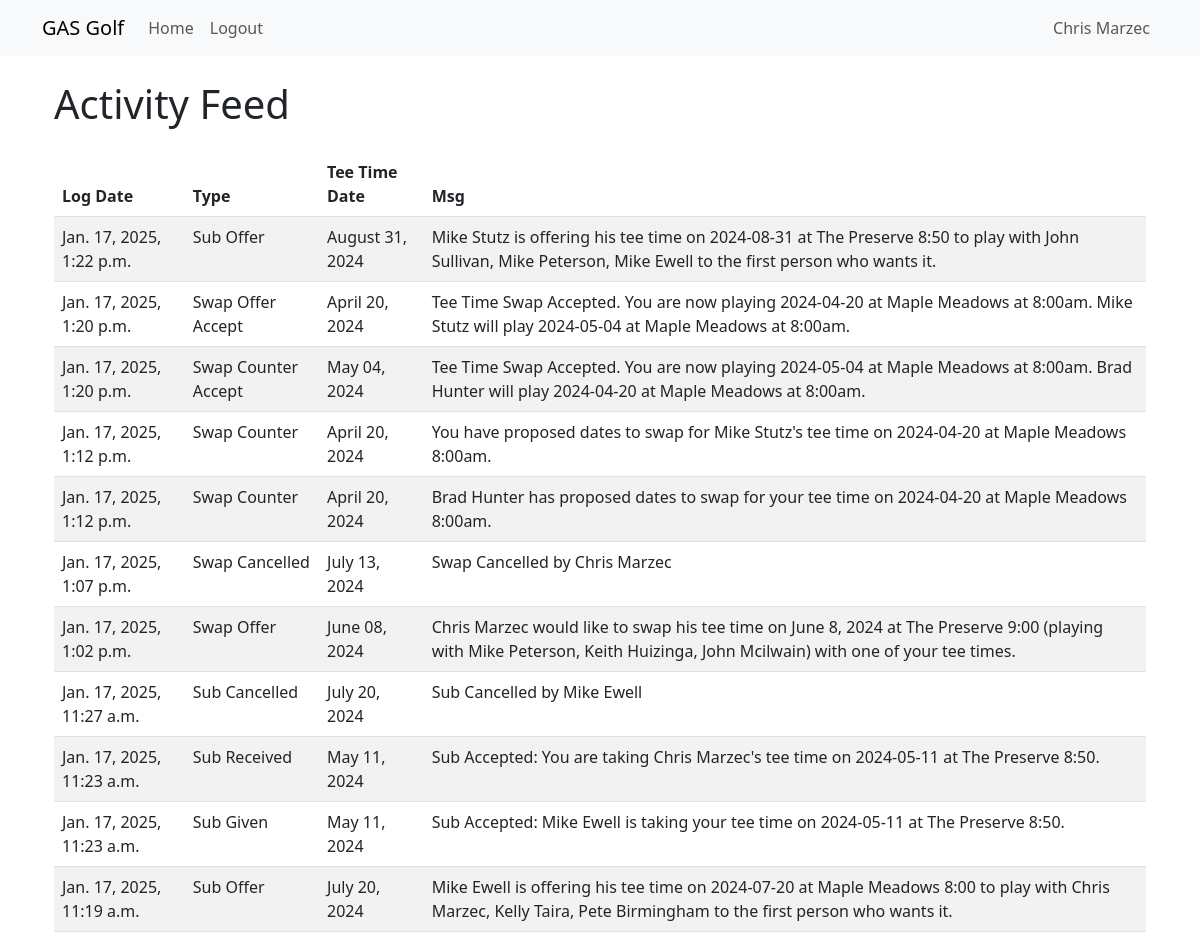
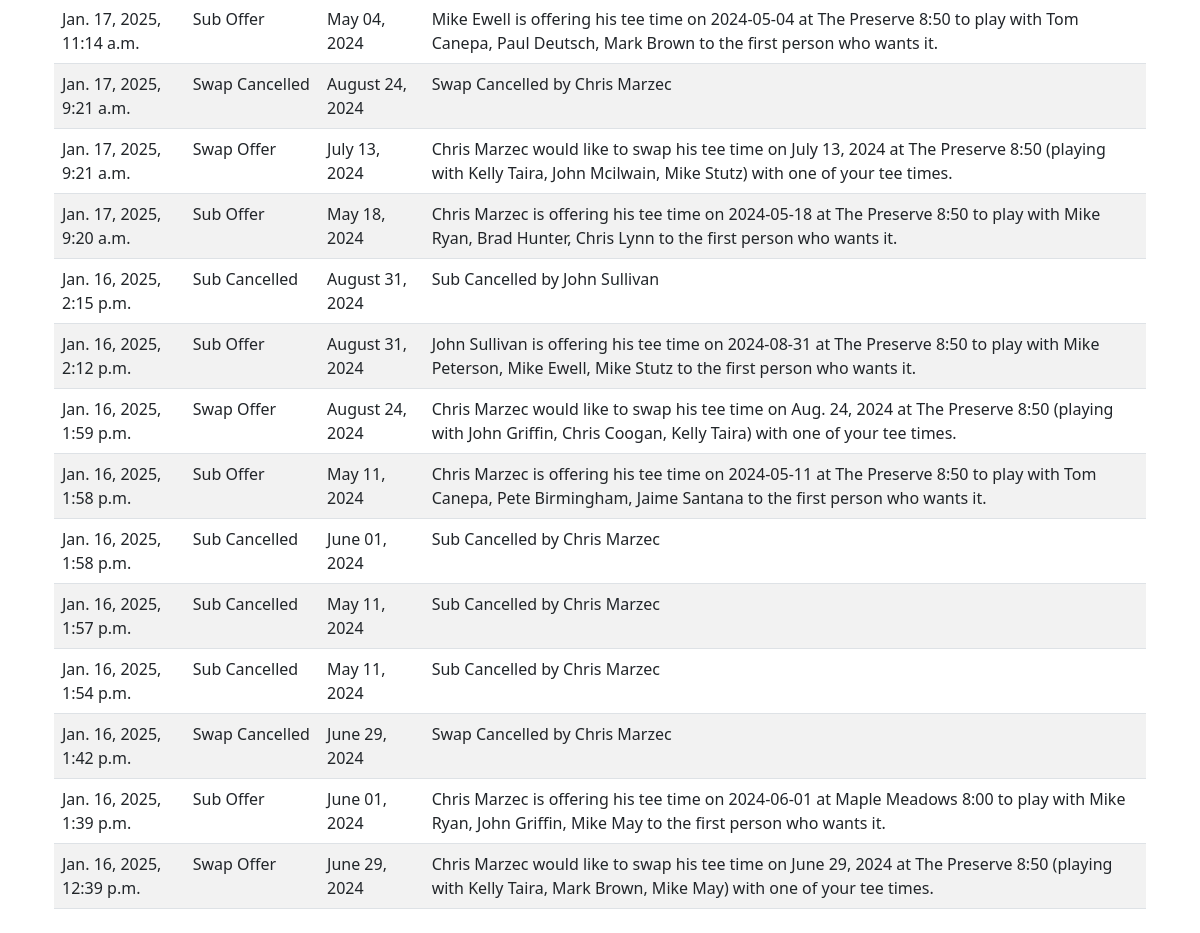
The app's page /statistics/ (signed in) with its own data (2 pictures, top to bottom).
### GRPR/models.py (models this page shows)
class Log(models.Model):
    SentDate = models.DateTimeField()
    Type = models.CharField(max_length=256)
    MessageID = models.CharField(max_length=256)
    RequestDate = models.DateTimeField(null=True, blank=True)
    OfferID = models.IntegerField(null=True, blank=True)
    ReceiveID = models.IntegerField(null=True, blank=True)
    RefID = models.IntegerField(null=True, blank=True)
    Msg = models.CharField(max_length=1024)
    Status = models.IntegerField(null=True, blank=True)
    To_number = models.CharField(max_length=16)
    class Meta:
        db_table = "Log"

### GRPR/views.py (the view)
# urls.py: path('statistics/', views.statistics_view, name='statistics_view'),
@login_required
def statistics_view(request):
    actions = []
    statistics_query = Log.objects.filter(
    Q(Type='Swap Offer Accept') |
    Q(Type='Swap Counter Accept') |
    Q(Type='Sub Received') |
    Q(Type='Sub Given') |
    Q(Type='Sub Offer') |
    Q(Type='Swap Offer') |
    Q(Type='Sub Cancelled') |
    Q(Type='Swap Cancelled') |
    Q(Type='Swap Counter')
    ).order_by('-SentDate')[:25]
    for row in statistics_query:
        actions.append({
            "lDate": row.SentDate,
            'type': row.Type,
            "rDate": row.RequestDate.strftime('%B %d, %Y'),
            "ref_id": row.RefID,
            "msg": row.Msg,
            'offer_id': row.OfferID,
        })
    context = {
        "actions": actions,
        "first_name": request.user.first_name,  # Add the first name of the logged-in user
        "last_name": request.user.last_name, # Add the last name of the logged-in user
    }
    return render(request, 'GRPR/statistics.html', context)

### GRPR/templates/GRPR/statistics.html (shortened to what this page needs)
{% extends 'base.html' %}
{% block content %}
<div class="container my-4">
    <h1 class="mb-4">Activity Feed</h1>
    {% if actions %}
        <table class="table table-striped">
            <thead>
                <tr>
                    <th>Log Date</th>
                    <th>Type</th>
                    <th>Tee Time Date</th>
                    <th>Msg</th>
                </tr>
            </thead>
            <tbody>
                {% for entry in actions %}
                    <tr>
                        <td>{{ entry.lDate }}</td>
                        <td>{{ entry.type }}</td>
                        <td>{{ entry.rDate }}</td>
                        <td>{{ entry.msg }}</td>
                    </tr>
                {% endfor %}
            </tbody>
        </table>
    {% endif %}
</div>
{% endblock %}

### GRPR/templates/base.html (shortened to what this page needs)
<!DOCTYPE html>
<html lang="en">
{% load static %}
<head>
    <link rel="stylesheet" href="https://cdn.jsdelivr.net/npm/bootstrap@5.3.0/dist/css/bootstrap.min.css">
    <link rel="stylesheet" href="{% static 'css/styles.css' %}">
</head>
<body>
    <nav class="navbar navbar-expand-lg navbar-light bg-light">
        <div class="container">
            <a class="navbar-brand">GAS Golf</a>
            <div class="collapse navbar-collapse" id="navbarSupportedContent">
                <ul class="navbar-nav mr-auto">
                    <li class="nav-item active">
                        <a href="{% url 'home_page' %}" class="nav-link" role="button">Home</a>
                    </li>
                    <li class="nav-item">
                        <a href="{% url 'logout' %}" class="nav-link" role="button">Logout</a>
                    </li>
                </ul>
                <ul class="navbar-nav ms-auto">
                    <li class="nav-item">
                        <a href="{% url 'profile_view' %}" class="nav-link" role="button">{{ first_name }} {{ last_name }}</a>
                    </li>
                </ul>
            </div>
        </div>
    </nav>
    <div class="container my-4">
        {% block content %}{% endblock %}
    </div>
</body>
</html>

### records on screen
Log: lDate "Jan. 17, 2025, 1:22 p.m.", type "Sub Offer", msg "Mike Stutz is offering his tee time on 2024-08-31 at The Preserve 8:50 to play with John Sullivan, Mike Peterson, Mike Ewell to the first person who wants it."
Log: lDate "Jan. 17, 2025, 1:20 p.m.", type "Swap Offer Accept", msg "Tee Time Swap Accepted. You are now playing 2024-04-20 at Maple Meadows at 8:00am. Mike Stutz will play 2024-05-04 at Maple Meadows at 8:00am."
Log: lDate "Jan. 17, 2025, 1:20 p.m.", type "Swap Counter Accept", msg "Tee Time Swap Accepted. You are now playing 2024-05-04 at Maple Meadows at 8:00am. Brad Hunter will play 2024-04-20 at Maple Meadows at 8:00am."
Log: lDate "Jan. 17, 2025, 1:12 p.m.", type "Swap Counter", msg "You have proposed dates to swap for Mike Stutz's tee time on 2024-04-20 at Maple Meadows 8:00am."
Log: lDate "Jan. 17, 2025, 1:12 p.m.", type "Swap Counter", msg "Brad Hunter has proposed dates to swap for your tee time on 2024-04-20 at Maple Meadows 8:00am."
Log: lDate "Jan. 17, 2025, 1:07 p.m.", type "Swap Cancelled", msg "Swap Cancelled by Chris Marzec"
Log: lDate "Jan. 17, 2025, 1:02 p.m.", type "Swap Offer", msg "Chris Marzec would like to swap his tee time on June 8, 2024 at The Preserve 9:00 (playing with Mike Peterson, Keith Huizinga, John Mcilwain) with one of your tee times."
Log: lDate "Jan. 17, 2025, 11:27 a.m.", type "Sub Cancelled", msg "Sub Cancelled by Mike Ewell"
Log: lDate "Jan. 17, 2025, 11:23 a.m.", type "Sub Received", msg "Sub Accepted: You are taking Chris Marzec's tee time on 2024-05-11 at The Preserve 8:50."
Log: lDate "Jan. 17, 2025, 11:23 a.m.", type "Sub Given", msg "Sub Accepted: Mike Ewell is taking your tee time on 2024-05-11 at The Preserve 8:50."
Log: lDate "Jan. 17, 2025, 11:19 a.m.", type "Sub Offer", msg "Mike Ewell is offering his tee time on 2024-07-20 at Maple Meadows 8:00 to play with Chris Marzec, Kelly Taira, Pete Birmingham to the first person who wants it."
Log: lDate "Jan. 17, 2025, 11:14 a.m.", type "Sub Offer", msg "Mike Ewell is offering his tee time on 2024-05-04 at The Preserve 8:50 to play with Tom Canepa, Paul Deutsch, Mark Brown to the first person who wants it."
Log: lDate "Jan. 17, 2025, 9:21 a.m.", type "Swap Cancelled", msg "Swap Cancelled by Chris Marzec"
Log: lDate "Jan. 17, 2025, 9:21 a.m.", type "Swap Offer", msg "Chris Marzec would like to swap his tee time on July 13, 2024 at The Preserve 8:50 (playing with Kelly Taira, John Mcilwain, Mike Stutz) with one of your tee times."
Log: lDate "Jan. 17, 2025, 9:20 a.m.", type "Sub Offer", msg "Chris Marzec is offering his tee time on 2024-05-18 at The Preserve 8:50 to play with Mike Ryan, Brad Hunter, Chris Lynn to the first person who wants it."
Log: lDate "Jan. 16, 2025, 2:15 p.m.", type "Sub Cancelled", msg "Sub Cancelled by John Sullivan"
Log: lDate "Jan. 16, 2025, 2:12 p.m.", type "Sub Offer", msg "John Sullivan is offering his tee time on 2024-08-31 at The Preserve 8:50 to play with Mike Peterson, Mike Ewell, Mike Stutz to the first person who wants it."
Log: lDate "Jan. 16, 2025, 1:59 p.m.", type "Swap Offer", msg "Chris Marzec would like to swap his tee time on Aug. 24, 2024 at The Preserve 8:50 (playing with John Griffin, Chris Coogan, Kelly Taira) with one of your tee times."
Log: lDate "Jan. 16, 2025, 1:58 p.m.", type "Sub Offer", msg "Chris Marzec is offering his tee time on 2024-05-11 at The Preserve 8:50 to play with Tom Canepa, Pete Birmingham, Jaime Santana to the first person who wants it."
Log: lDate "Jan. 16, 2025, 1:58 p.m.", type "Sub Cancelled", msg "Sub Cancelled by Chris Marzec"
Log: lDate "Jan. 16, 2025, 1:57 p.m.", type "Sub Cancelled", msg "Sub Cancelled by Chris Marzec"
Log: lDate "Jan. 16, 2025, 1:54 p.m.", type "Sub Cancelled", msg "Sub Cancelled by Chris Marzec"
Log: lDate "Jan. 16, 2025, 1:42 p.m.", type "Swap Cancelled", msg "Swap Cancelled by Chris Marzec"
Log: lDate "Jan. 16, 2025, 1:39 p.m.", type "Sub Offer", msg "Chris Marzec is offering his tee time on 2024-06-01 at Maple Meadows 8:00 to play with Mike Ryan, John Griffin, Mike May to the first person who wants it."
Log: lDate "Jan. 16, 2025, 12:39 p.m.", type "Swap Offer", msg "Chris Marzec would like to swap his tee time on June 29, 2024 at The Preserve 8:50 (playing with Kelly Taira, Mark Brown, Mike May) with one of your tee times."

### other values on screen
{{ first_name }} "Chris"
{{ last_name }} "Marzec"
{{ entry.rDate }} "August 31, 2024" "April 20, 2024" "May 04, 2024" "April 20, 2024" "April 20, 2024" "July 13, 2024" "June 08, 2024" "July 20, 2024" "May 11, 2024" "May 11, 2024" "July 20, 2024" "May 04, 2024" "August 24, 2024" "July 13, 2024" "May 18, 2024" "August 31, 2024" "August 31, 2024" "August 24, 2024" "May 11, 2024" "June 01, 2024" "May 11, 2024" "May 11, 2024" "June 29, 2024" "June 01, 2024" "June 29, 2024"
